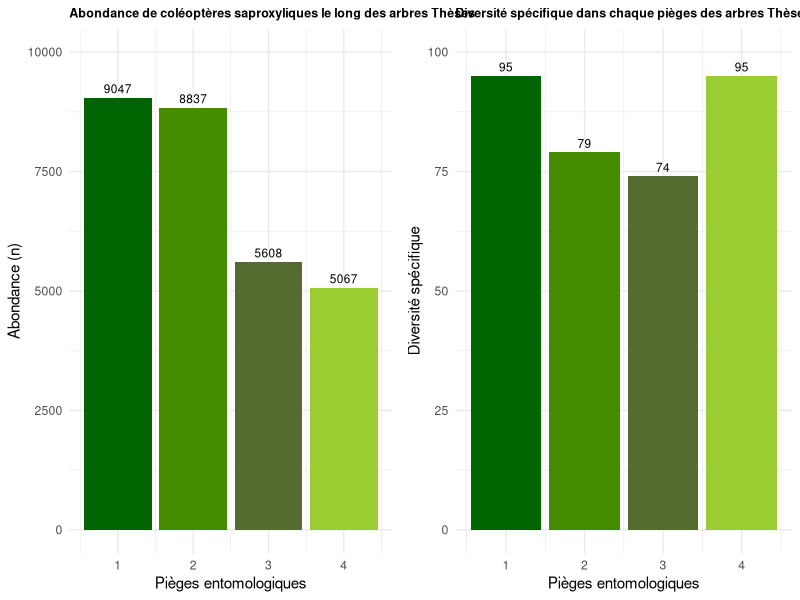

Reproduce this figure in R. (Note: this script raises an error after producing the figure.)
## ---- chunk 1
knitr::opts_chunk$set(echo = TRUE)
## ---- chunk 2
library(here)
library(readxl)
library(dplyr)
library(tidyverse)
library(stringr)
library(ggplot2)
library(gridExtra) # Afficher plusieurs ggplots en meme temps
## ---- chunk 3
  # Working diretory
setwd(here::here("Data", "Data entomo"))
here()
## ---- chunk 4
  # IMPORT Jeu de données coléoptères
Coleo <- read.table("jeu_donnees_coleo.txt", sep = "\t", dec = ".", quote = "\"", stringsAsFactors = F, header = T) %>%
  select(6 : 7, 10 : 20)

  # Calcul de l'abondance par piège
abondance <- Coleo %>%
  group_by(Numero_de_piege) %>%
  summarise(Abondance = sum(Abondance))
  # Graphique de visualisation 
ab <- ggplot(abondance, aes(x = Numero_de_piege, y = Abondance)) +
  geom_bar(stat = "identity", fill = c("darkgreen", "#458B00", "#556B2F", "#9ACD32")) +
  geom_text(aes(label = Abondance), vjust = -0.5, size = 3) +
  labs(title = "Abondance de coléoptères saproxyliques le long des arbres Thèses",
       x = "Pièges entomologiques",
       y = "Abondance (n)") +
  ylim(0, 10000) +
  theme_minimal() +
  theme(plot.title = element_text(size = 9, face = "bold"),
    axis.text.x = element_text(angle = 0))

# Div1 <- Coleo %>%
#   filter(Numero_de_piege == "1") %>%
#   distinct(SP, .keep_all = T) %>%
#   select(9, 13) %>%
#   mutate(nbesp = 1) %>%
#   summarise(nbesp = sum(nbesp)) %>%
#   mutate(piege = "Piege_1")
# Div2 <- Coleo %>%
#   filter(Numero_de_piege == "2") %>%
#   distinct(SP, .keep_all = T) %>%
#   select(9, 13) %>%
#   mutate(nbesp = 1) %>%
#   summarise(nbesp = sum(nbesp)) %>%
#   mutate(piege = "Piege_2")
# Div3 <- Coleo %>%
#   filter(Numero_de_piege == "3") %>%
#   distinct(SP, .keep_all = T) %>%
#   select(9, 13) %>%
#   mutate(nbesp = 1) %>%
#   summarise(nbesp = sum(nbesp)) %>%
#   mutate(piege = "Piege_3")
# Div4 <- Coleo %>%
#   filter(Numero_de_piege == "4") %>%
#   distinct(SP, .keep_all = T) %>%
#   select(9, 13) %>%
#   mutate(nbesp = 1) %>%
#   summarise(nbesp = sum(nbesp)) %>%
#   mutate(piege = "Piege_4")
# Div <- bind_rows(Div1, Div2, Div3, Div4) %>%
#   arrange(piege)

  # 
div_coleo <- Coleo %>%
  distinct(SP, .keep_all = T) %>%
  select(9, 13) %>%
  mutate(SP = ifelse(SP == "", NA, SP),
         nbesp = 1) %>%
  filter(!is.na(SP)) %>%
  group_by(Numero_de_piege) %>%
  summarise(nbesp = sum(nbesp))

div <- ggplot(div_coleo, aes(x = Numero_de_piege, y = nbesp)) +
  geom_bar(stat = "identity", fill = c("darkgreen", "#458B00", "#556B2F", "#9ACD32")) +
  geom_text(aes(label = nbesp), vjust = -0.5, size = 3) +
  labs(title = "Diversité spécifique dans chaque pièges des arbres Thèses",
       x = "Pièges entomologiques",
       y = "Diversité spécifique") +
  ylim(0, 100) +
  theme_minimal() +
  theme(plot.title = element_text(size = 9, face = "bold"),
        axis.text.x = element_text(angle = 0))
  # Faire apparaître 2 ggplot en même temps
grid.arrange(ab, div, ncol = 2)

library(FactoMineR)
Coleopca <- Coleo %>%
  select(8, 9, 11, 13) %>%
  mutate(code_sp = ifelse((is.na(GEN) | GEN == "") & (is.na(SP) | SP == ""), "INC",
         paste(GEN, SP, sep = "_"))) %>%
  filter(!is.na(code_sp)) # Vérif des NAs

Coleopca <- Coleopca %>%
  setNames(c("GEN", "SP", "AB", "Num_piege", "code_sp")) %>%
  mutate(AB = as.numeric(AB)) %>%
  pivot_longer(cols = 4 : 5, names_to = "code_sp", values_to = "AB") 



coleo.pca = PCA(Coleo[, 8 : 13], scale.unit = T, quali.sup = 8 : 10, graph = T)
plot.PCA(coleo.pca, axes = c(1,2), choix = , habillage = )
